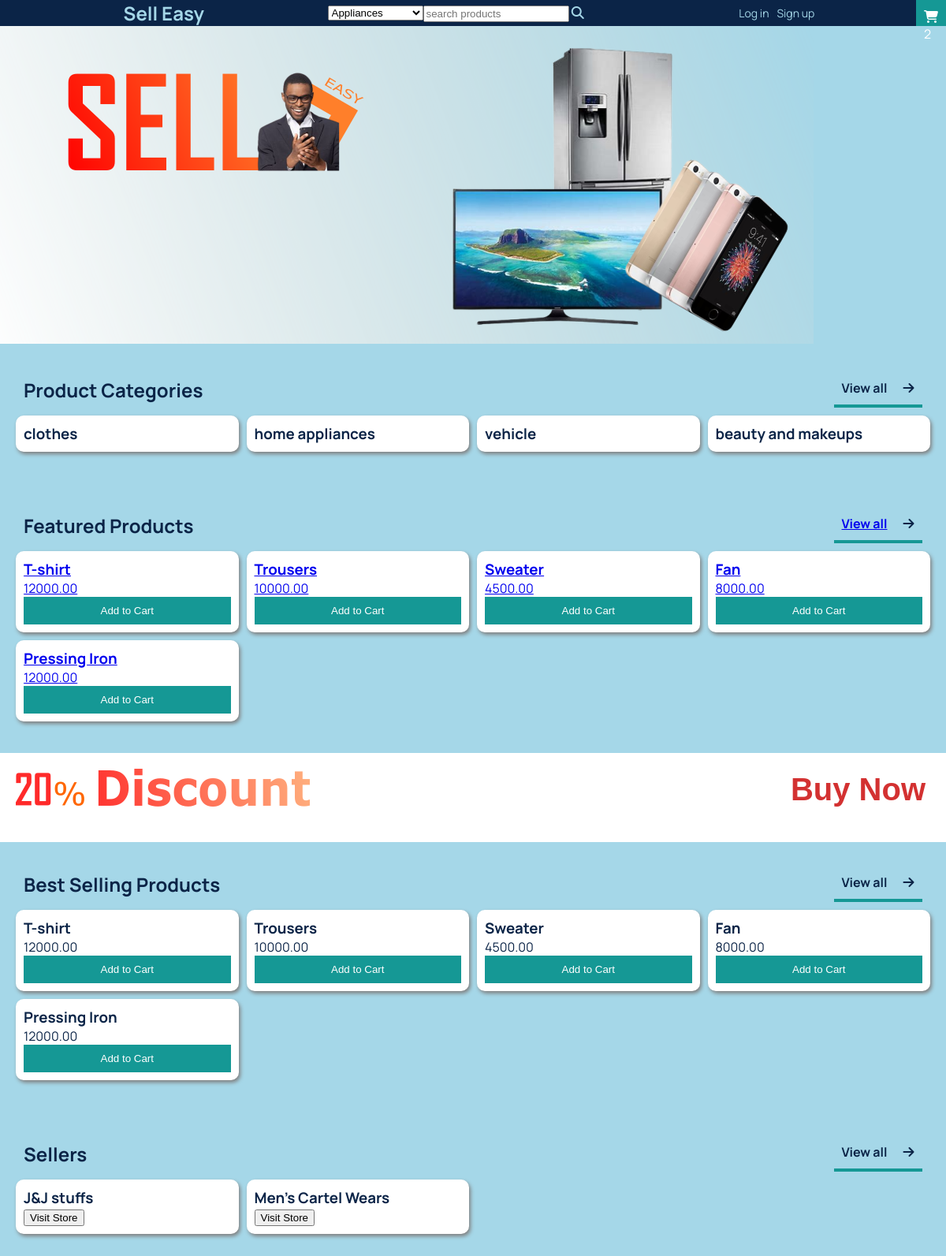
The page / on the database its author committed.
### core/models.py (models this page shows, shortened)
class Category(models.Model):
    name = models.CharField(max_length=100)

class Product(models.Model):
    store = models.ForeignKey(Store, on_delete=models.DO_NOTHING, related_name="products", null=True)
    category = models.ForeignKey(Category, on_delete=models.DO_NOTHING, related_name="products", null=True)
    name = models.CharField(max_length=100)
    desc = models.TextField()
    price = models.DecimalField(decimal_places=2, max_digits=10)
    is_available = models.BooleanField(default=True)
    date_created = models.DateField(auto_now_add=True)
    @property
    def num_reviews(self):
        num = self.ratings.count()
        return num

class Store(models.Model):
    owner = models.OneToOneField(Profile, on_delete=models.CASCADE)
    tagline = models.CharField(max_length=200)
    name = models.CharField(max_length=100)

### core/views.py (the view)
# urls.py: path('', views.home, name="home"),
def home(request):
    products = Product.objects.all()
    best_selling_products = products
    products = products[:8]
    categories = Category.objects.all()[:4]
    stores= Store.objects.all()[:4]
    context={
        'products':products,
        'categories':categories,
        'stores':stores,
        'best_selling_products':best_selling_products
    }
    return render(request, 'core/home.html', context)

### core/templates/core/home.html (shortened to what this page needs)
{% extends 'base.html'%}
{% load static %}
{% block content%}
    <div class="banner">
        <img src="{% static 'images/banner.png'%}"/>
    </div>
    <section>
        <div class="section-heading">
            <h2>Product Categories</h2>
            <div class="view-all">
                <p>View all</p>
                <i class="fas fa-arrow-right"></i>
            </div>
        </div>
        <div class="section-grid">
            {% for category in categories%}
                <div class ="card">
                    <h3>{{category.name}}</h3>
                </div>
            {% endfor%}
        </div>
    </section>
    <section>
        <div class="section-heading">
            <h2>Featured Products</h2>
            <div class="view-all">
                <a href="{% url 'products'%}">View all</a>
                <i class="fas fa-arrow-right"></i>
            </div>
        </div>
        <div class="section-grid">
            {% for product in products%}
                <a href="{% url 'product' product.id%}">
                    <div class ="card product">
                        <div class="title">
                            <h3>{{product.name}}</h3>
                            <p>{{product.price}}<p>
                        </div>
                        <div>
                            <button>Add to Cart</button>
                        </div>
                    </div>
                </a>
            {% endfor%}
        </div>
    </section>
    <section class="discount">
        <div>
            <img src="{% static 'images/discount.png' %}" />
        </div>
        <div>
            <button>Buy Now</button>
        </div>
    </section>
    <section>
        <div class="section-heading">
            <h2>Best Selling Products</h2>
            <div class="view-all">
                <p>View all</p>
                <i class="fas fa-arrow-right"></i>
            </div>
        </div>
        <div class="section-grid">
            {% for product in best_selling_products%}
                <div class ="card product">
                    <h3>{{product.name}}</h3>
                    <p>{{product.price}}<p>
                    <div>
                        <button>Add to Cart</button>
                    </div>
                </div>
            {% endfor%}
        </div>
    </section>
    <section>
        <div class="section-heading">
            <h2>Sellers</h2>
            <div class="view-all">
                <p>View all</p>
                <i class="fas fa-arrow-right"></i>
            </div>
        </div>
        <div class="section-grid">
            {% for store in stores%}
                <div class ="card">
                    <h3>{{store.name}}</h3>
                    <button>Visit Store</button>
                </div>
            {% endfor%}
        </div>
    </section>
{% endblock%}

### templates/base.html (shortened to what this page needs)
{% load static %}
<!DOCTYPE html>
<html>
    <head>
        <link rel="stylesheet" href="https://cdnjs.cloudflare.com/ajax/libs/font-awesome/6.4.0/css/all.min.css" />
        <link rel="stylesheet" href="{% static 'base.css'%}">
    </head>
    <body>
        <nav>
            <div class="left logo">
                <h1>Sell Easy</h1>
            </div>
            <div class="middle search-panel">
                <select>
                    <option>Appliances</option>
                </select>
                <div class="search">
                    <input type="text" placeholder="search products"/>
                    <i class="fa fa-search" aria-hidden="true"></i>
                </div>
            </div>
            <div class="right">
                <ul class="auth">
                    <li>Log in</li>
                    <li>Sign up</li>
                </ul>
                <div class="shopping-cart">
                    <i class="fa-solid fa-cart-shopping"></i>
                    <p>{{2}}</P>
                </div>
            </div>
        </nav>
       <main>
        {%block content%}
        {% endblock%}
       </main>
    </body>
</html>

### static/base.css (style rules this page uses)
:root { --background-color: #A5D7E8; --main-color: #0B2447; --accent-color: #159895; --accent-color-1: #576CBC; --accent-color-2: #19376D; }
* { margin:0; box-sizing: border-box; }
body { font-family: 'Manrope'; font-size:16px; background-color: var(--background-color); color:var(--main-color) }
.banner { width:100vw; }
section { padding:20px; padding-bottom:40px; }
.section-grid { display: grid; grid-template-columns: 1fr 1fr 1fr 1fr; gap: 10px; }
.card { background-color: white; padding: 10px; box-shadow: 2px 3px 5px gray; border-radius: 10px; }
.card.product button { background-color: var(--accent-color); color:white; padding:10px; width:100%; border:0; outline: none; }
.discount { display: flex; justify-content: space-between; align-items: center; background-color: white; }
.discount button { background-color: transparent; font-size: 40px; color:rgb(211, 49, 49); border: 0; outline: none; font-weight: bold; }
.section-heading { font-weight: bold; display: flex; justify-content: space-between; align-items: center; padding:10px; }
.view-all { padding:10px; border-bottom: 4px solid var(--accent-color); color:var(--main-color); display: grid; grid-template-columns: 8fr 2fr; gap:20px; align-items: center; }
nav, .middle, .right, .auth { display:flex; justify-content: space-evenly; align-items: center; color:var(--background-color); background-color: var(--main-color); }
nav { position: relative; width:100%; }
.shopping-cart { background-color: var(--accent-color); position: absolute; top:0; right:0; bottom:0; padding:10px; color:white; }
.right ul { list-style: none; }
.right ul li { font-size: 14px; padding-right: 10px; }

### rows shown on the page
Category: name "clothes"
Category: name "home appliances"
Category: name "vehicle"
Category: name "beauty and makeups"
Product: name "T-shirt", price "12000.00"
Product: name "Trousers", price "10000.00"
Product: name "Sweater", price "4500.00"
Product: name "Fan", price "8000.00"
Product: name "Pressing Iron", price "12000.00"
Store: name "J&J stuffs"
Store: name "Men's Cartel Wears"

### other values the page prints
{{ 2 }} "2"
